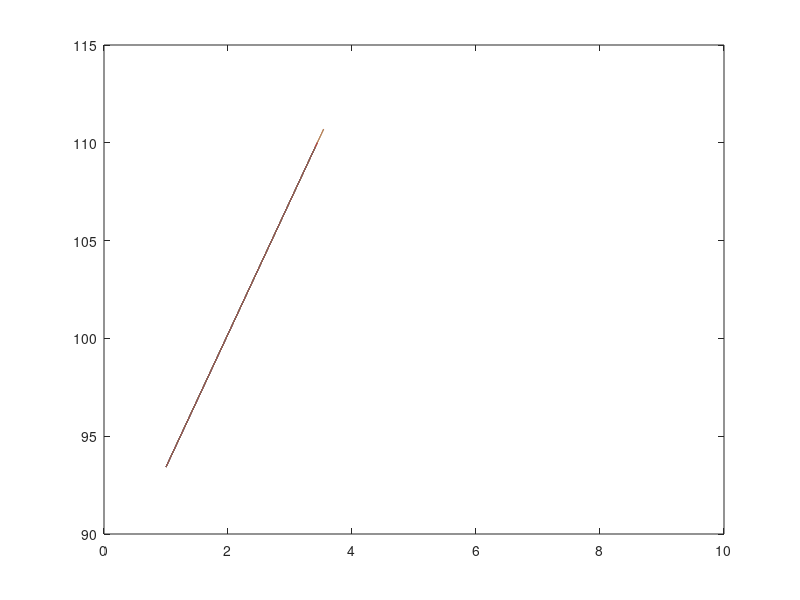
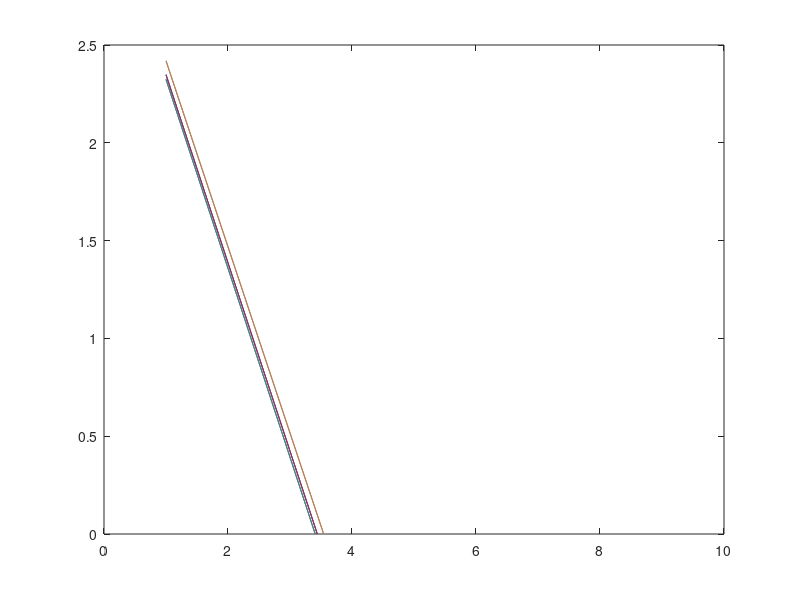

Recreate these plots in MATLAB, in order.
clear all
close all

Psa_u_star = 100*1333; %mmHg * [ dynes/(mmHg*cm^2) ]
Psa_u = Psa_u_star; 
dP_RA = 2*1333;

height = 167.64; %cm
Hu = 0.5*32; %32;%cm %upper   32
Hl = -(0.5*42);%cm %lower 42

rho = 1; %g/cm^3
g_earth = 980; %gravitational acceleration cm/s^2
G = linspace(980,980*10, 10000); %cm/s^2

Rs = (16.49)*1333/(1000/60); %default 17.86, 16.49-20.02 (too high) systemic resistance (mmHg/(liters/s))
Gs = 1/Rs;
Gs_u = (1/3)*Gs;
Gs_l = (2/3)*Gs; 
Rs_l = 1/Gs_l;
Rs_u = 1/Gs_u; 
Rp = (1.61*1333)/(1000/60); %pulmonic resistance (mmHg/(liters/s))

C_RVD = (0.0350/1333)*1000; %right-ventricular diastolic compliance (liters/mmHg)
C_LVD = (0.00583/1333)*1000; %left-ventricular diastolic compliance (liters/mmHg)

Csa_l = [(2/3)*(0.0018/1333)*1000 (2/3)*(0.002/1333)*1000 (2/3)*(0.0012/1333)*1000];
Csa_u = [(1/3)*(0.0018/1333)*1000 (1/3)*(0.002/1333)*1000 (1/3)*(0.0012/1333)*1000]; 
Csv_l = (2/3)*(0.09/1333)*1000;
Csv_u = (1/3)*(0.09/1333)*1000;
Cs_l = Csa_l + Csv_l;

Cpa = (0.00412/1333)*1000; 
Cpv = (0.01/1333)*1000; 
Cp = Cpa + Cpv;
Vtotal = 3.7*1000; %3.7 cm^3


Gs = 1/Rs_u + 1/Rs_l; 
Gs_l = 1/Rs_l;
Ts = Csa_u*Rs_u; %Csa_l*Rs_l
Tp = Rp*Cpa;
Csa = Csa_u+Csa_l;

%P_thorax = linspace(-4*1333,3*1333, 8); %mmHg * dynes/(mmHg*cm^2)
P_thorax = -4.3*1333;
P_RA = P_thorax+dP_RA;

Vd_total_vec = zeros(1,length(G)); 
sol_Vd_Csa_G = zeros(length(P_thorax), length(G)); 
 sol_Q_Csa_G = zeros(length(P_thorax), length(G)); 
 sol_F_Csa_G = zeros(length(P_thorax), length(G)); 
 sol_Ppa_Csa_G = zeros(length(P_thorax),length(G));
 
for j = 1:length(Csa)
    for i = 1:length(G)
        if P_thorax <= -dP_RA %CASE 1
            Vd_total = Vtotal - Cp*(C_RVD/C_LVD)*(dP_RA) - ...
            (Tp*Gs+Csa(j))*Psa_u_star - (Tp*Gs_l+Csa_l(j))*rho*G(i)*Hu...
            - Cs_l(j)*rho*G(i)*(-Hl);
            Q = ((1/Rs_u)+(1/Rs_l))*Psa_u_star+ rho*G(i)*Hu/Rs_l;
            F = Q/(C_RVD*(P_RA-P_thorax));
            Ppv = P_thorax + (C_LVD/C_RVD)*dP_RA;
            Ppa = Ppv+Q*Rp;
            
        elseif P_thorax > -dP_RA && P_thorax < rho*G(i)*Hu - dP_RA %CASE 2
            Vd_total = Vtotal - Cp*(C_RVD/C_LVD)*dP_RA - ...
            (Tp*Gs+Csa(j))*Psa_u_star - (Tp*Gs_l+Csa_l(j))*rho*G(i)*Hu ...
            - Cs_l(j)*rho*G(i)*(-Hl) - (Csv_l-Tp*Gs_l)*(P_thorax+dP_RA);
            
            Psv_l = -rho*G(i)*Hl + P_thorax + dP_RA;
            Psv_u = 0; 
            Psa_l = Psa_u_star + rho*G(i)*(Hu-Hl); 

            Qs_u = Psa_u_star/Rs_u;
            Qs_l = (Psa_l-Psv_l)/Rs_l;
            Q = Qs_u + Qs_l;
            F = Q/(C_RVD*(dP_RA));
            Ppv = P_thorax + (C_LVD/C_RVD)*dP_RA;
            Ppa = Ppv+Q*Rp;
            
        elseif P_thorax >= rho*G(i)*Hu - dP_RA %CASE 3
            Vd_total = Vtotal - Cp*(C_RVD/C_LVD)*dP_RA ...
            - (Tp*Gs+Csa(j))*Psa_u_star - (Tp*Gs+Csa_l(j)-Csv_u)*rho*G(i)*Hu...
            - Cs_l(j)*rho*G(i)*(-Hl) - (Csv_l-Tp*Gs)*(P_thorax+dP_RA);
        
            Psv_l = P_thorax + dP_RA + rho*G(i)*(-Hl);
            Psv_u = P_thorax + dP_RA - rho*G(i)*Hu ; 
            Psa_l = Psa_u_star + rho*G(i)*(Hu-Hl); 

            Qs_u = (Psa_u_star - Psv_u)/Rs_u;
            Qs_l = (Psa_l-Psv_l)/Rs_l;
            Q = Qs_u + Qs_l;
            F = Q/(C_RVD*(dP_RA));
            Ppv = P_thorax + (C_LVD/C_RVD)*dP_RA;
            Ppa = Ppv+Q*Rp;
        end
        if Vd_total > 0 
        Vd_total_vec(i) = Vd_total; 
      
          Q_vec(i) = Q; 
          F_vec(i) = F; 
          Ppa_vec(i) = Ppa; 
          
        else
          Vd_total_vec(i) = NaN; 
      
          Q_vec(i) = NaN; 
          F_vec(i) = NaN; 
          Ppa_vec(i) = NaN;
        end
    end
        sol_Vd_Csa_G(j,:) = Vd_total_vec; 
        sol_Q_Csa_G(j,:) = Q_vec; 
        sol_F_Csa_G(j,:) = F_vec; 
        sol_Ppa_Csa_G(j,:) = Ppa_vec;
end

%conversions:
G = G/100/(g_earth/100); 
sol_Q_Csa_G = sol_Q_Csa_G*60/1000; 
sol_F_Csa_G = sol_F_Csa_G*60;
sol_Ppa_Csa_G = sol_Ppa_Csa_G/1333;
sol_Vd_Csa_G = sol_Vd_Csa_G/1000;

%%% PLOT OPTIONS %%%
 
%%plot(x, y,myLineColorPref,'color', myLineColorVec,'LineWidth', myLineWidth) %buffer times in black
myLineColorPref="k-"; %black line
myLineColorVec = [0,0,0]; %black -> shades of gray
myLineWidth = 1;
myLabelFontSize=18;
alpha=0.1; %increment for gray
beta=1;

%label_P_thorax = num2str([-3:4]'); %in mm Hg, from -3 to 4

%% saveas(h_overlay_nonDM, myPlotOverlay_nonDM, 'pdf')
%set(gca, 'FontSize', myLabelFontSize)
%print(myfig,figName,"-dpdf", "-S4016,2362")
              

%family of plots for Reserve Volume vs. G for different Pthorax values: 
% 
% h=figure(100)
% clf(100)
% 
% hold on
% 
%     for i = 1:length(P_thorax)
%         myLineColor=myLineColorVec+alpha*(i-1); %set grayscale
%         %myLineWidthPlot=myLineWidth+beta*(i-1); %set linewidth
%         myLineWidthPlot=myLineWidth; %do not vary line width
%         plot(G,sol_Vd_Pthorax_G(i,:),myLineColorPref,'color', myLineColor,'LineWidth', myLineWidthPlot)
%     end
% 
%     xlabel('G')
%     ylabel('Reserve Volume (L)')
%     set(gca, 'FontSize', myLabelFontSize)
%     
% hold off
% 
% saveas(h, "QvsV0", 'pdf')
% saveas(h, "QvsV0", 'png')
% 
% % xticks([1*9.80 2*9.80 3*9.80 4*9.80 5*9.80 6*9.80 7*9.80 8*9.80 9*9.80 10*9.80])
% % xticklabels({'g','2g','3g','4g','5g','6g','7g', '8g', '9g', '10g'})
% 
% h1=figure(101)
% clf(101)
% for i = 1: length(P_thorax)
% 
% plot(G,sol_Q_Pthorax_G(i,:))
% xlabel('G', 'interpreter', 'latex')
% ylabel('Cardiac Output (L/min)', 'interpreter', 'latex')
% hold on
% end
% % xticks([1*9.80 2*9.80 3*9.80 4*9.80 5*9.80 6*9.80 7*9.80 8*9.80 9*9.80 10*9.80])
% % xticklabels({'g','2g','3g','4g','5g','6g','7g', '8g', '9g', '10g'})
% 
% 
% h2=figure(102)
% clf(102)
% hold on
%     for i = 1:length(P_thorax)
%         myLineColor=myLineColorVec+alpha*(i-1); %set grayscale
%         plot(G,sol_F_Pthorax_G(i,:), myLineColorPref,'color', myLineColor,'LineWidth', myLineWidthPlot)
%         plot([1,2.2, 3.5],[73,77,100], "k*", 'MarkerSize', 14, 'LineWidth', myLineWidthPlot)
%         plot([3.5],[112], "r*", 'MarkerSize', 14, 'LineWidth', myLineWidthPlot)
% 
%     end
% hold off
% xlabel('G')
% ylabel('Heart Rate (per minute)')
% set(gca, 'FontSize', myLabelFontSize)
% hold on
% 
% % xticks([1*9.80 2*9.80 3*9.80 4*9.80 5*9.80 6*9.80 7*9.80 8*9.80 9*9.80 10*9.80])
% % xticklabels({'g','2g','3g','4g','5g','6g','7g', '8g', '9g', '10g'})
% 
% 
% 
% h3=figure(103)
% clf(103)
% for i = 1:length(P_thorax)
% 
% plot(G,sol_Ppa_Pthorax_G(i,:))
% xlabel('G', 'interpreter', 'latex')
% ylabel('Pulmonary Arterial Pressure (mmHg)', 'interpreter', 'latex')
% hold on
% end
% % xticks([1*9.80 2*9.80 3*9.80 4*9.80 5*9.80 6*9.80 7*9.80 8*9.80 9*9.80 10*9.80])
% % xticklabels({'g','2g','3g','4g','5g','6g','7g', '8g', '9g', '10g'})
figure(1)
for i = 1:length(Csa)
    plot(G, sol_F_Csa_G)
    hold on
end
figure(2)
for i = 1:length(Csa)
    plot(G, sol_Vd_Csa_G)
    hold on
end
